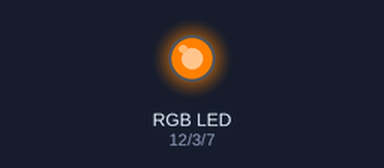
Simulated run of this sketch. Board: Arduino Uno, built with avr-gcc and run on an emulated ATmega328P. Shown: an RGB LED mixed from three pins (HIGH = lit). Dim RGB values are drawn brighter than linear.

Above: at 0.1 s.
At 2.1 s:
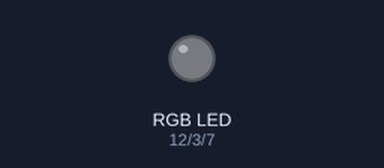
At 41.9 s:
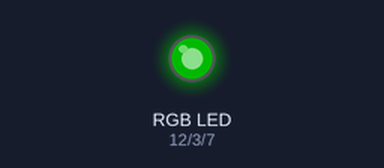
Timing chart, 0 to 42.0 s (numbered marks = the images above):
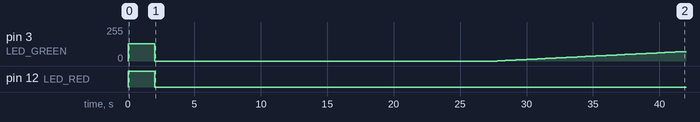

Measured:
- by itself, pin 12 (LED_RED): HIGH → LOW at 2.0 s
- by itself, pin 3 (LED_GREEN): 128/255 → 0/255 at 2.0 s, → 1/255 25.8 s later, → 2/255 0.20 s later, → 3/255 0.20 s later, … (72 changes in this stretch)

The sketch:

RGB_Module.ino
```cpp
#define LED_GREEN 3
#define LED_BLUE 7
#define LED_RED 12
uint8_t x;

void setup() {
  // put your setup code here, to run once:
  pinMode(LED_RED,OUTPUT);
  pinMode(LED_GREEN,OUTPUT);
  pinMode(LED_BLUE,OUTPUT);

  //yellow
  analogWrite(LED_RED,128);
  analogWrite(LED_GREEN,128);
  analogWrite(LED_BLUE,0);
  delay(2000);
}

void loop() {
  // put your main code here, to run repeatedly:

  //Display RED LED --------------/
  analogWrite(LED_GREEN,0);
  analogWrite(LED_BLUE,0);

  for(x = 0; x < 128; x++){
    analogWrite(LED_RED,x);
    delay(200);
  }
  //Display GREEN LED --------------/
  analogWrite(LED_RED,0);
  analogWrite(LED_BLUE,0);

  for(x = 0; x < 128; x++){
    analogWrite(LED_GREEN,x);
    delay(200);
  }
  //Display BLUE LED --------------/
  analogWrite(LED_GREEN,0);
  analogWrite(LED_RED,0);

  for(x = 0; x < 128; x++){
    analogWrite(LED_BLUE,x);
    delay(200);
  }

}
```
